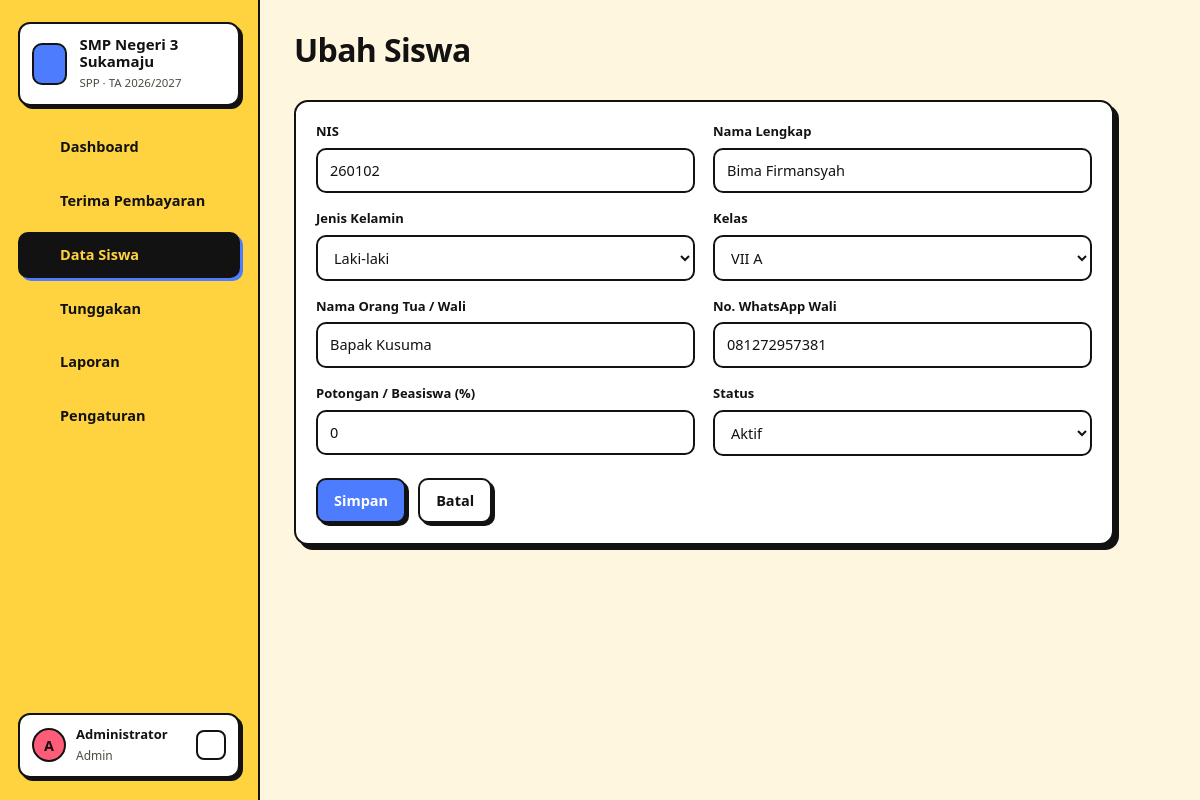
Screenshot of /index.php?page=siswa.form&id=2 (signed in) with the database file from the repository.
### tables this page shows
CREATE TABLE pengaturan (
  id INT PRIMARY KEY,
  nama_sekolah VARCHAR(150) NOT NULL,
  alamat VARCHAR(255),
  telepon VARCHAR(30),
  kepala_sekolah VARCHAR(100),
  bendahara VARCHAR(100),
  tanggal_jatuh_tempo TINYINT NOT NULL DEFAULT 10
);

CREATE TABLE tahun_ajaran (
  id INT AUTO_INCREMENT PRIMARY KEY,
  nama VARCHAR(20) NOT NULL UNIQUE,       
  tahun_mulai SMALLINT NOT NULL,          
  aktif TINYINT(1) NOT NULL DEFAULT 0
);

CREATE TABLE siswa (
  id INT AUTO_INCREMENT PRIMARY KEY,
  nis VARCHAR(20) NOT NULL UNIQUE,
  nama VARCHAR(100) NOT NULL,
  jk ENUM('L','P') NOT NULL,
  kelas_id INT,
  nama_wali VARCHAR(100),
  telp_wali VARCHAR(20),
  potongan_persen TINYINT NOT NULL DEFAULT 0,    
  status ENUM('aktif','lulus','keluar') NOT NULL DEFAULT 'aktif',
  created_at TIMESTAMP DEFAULT CURRENT_TIMESTAMP,
  FOREIGN KEY (kelas_id) REFERENCES kelas(id) ON DELETE SET NULL
);

CREATE TABLE kelas (
  id INT AUTO_INCREMENT PRIMARY KEY,
  nama VARCHAR(20) NOT NULL UNIQUE,
  tingkat TINYINT NOT NULL,
  wali_kelas VARCHAR(100)
);

### index.php (called while the page is built, shortened)
<?php
require __DIR__ . '/includes/bootstrap.php';
$routes = [
    'login'        => 'pages/login.php',
    'logout'       => 'pages/logout.php',
    'cek'          => 'pages/cek.php',
    'dashboard'    => 'pages/dashboard.php',
    'bayar'        => 'pages/bayar/index.php',
    'bayar.simpan' => 'pages/bayar/simpan.php',
    'bayar.batal'  => 'pages/bayar/batal.php',
    'kwitansi'     => 'pages/bayar/kwitansi.php',
    'siswa'        => 'pages/siswa/index.php',
    'siswa.form'   => 'pages/siswa/form.php',
    'siswa.kartu'  => 'pages/siswa/kartu.php',
    'tunggakan'    => 'pages/tunggakan.php',
    'laporan'      => 'pages/laporan.php',
    'master'       => 'pages/master.php',
];
$page = $_GET['page'] ?? 'dashboard';
require __DIR__ . '/' . $routes[$page];

### pages/siswa/form.php (the view, shortened to what this page needs)
<?php
$id = (int) ($_GET['id'] ?? 0);
$s = $id ? q('SELECT * FROM siswa WHERE id = ?', [$id])->fetch() : null;
$kelasList = q('SELECT * FROM kelas ORDER BY tingkat, nama')->fetchAll();
$data = $s ?: ['nis' => '', 'nama' => '', 'jk' => 'L', 'kelas_id' => $kelasList[0]['id'] ?? '', 'nama_wali' => '', 'telp_wali' => '', 'potongan_persen' => 0, 'status' => 'aktif'];
$title = $id ? 'Ubah Siswa' : 'Tambah Siswa';
require __DIR__ . '/../../includes/header.php';
?>
<form method="post" class="card" style="max-width:820px">
    <div class="card-body">
        <div class="form-grid">
            <div><label>NIS</label><input type="text" name="nis" value="<?= e($data['nis']) ?>" inputmode="numeric" required></div>
            <div><label>Nama Lengkap</label><input type="text" name="nama" value="<?= e($data['nama']) ?>" required></div>
            <div><label>Jenis Kelamin</label><select name="jk"><option value="L">Laki-laki</option><option value="P" <?= $data['jk'] === 'P' ? 'selected' : '' ?>>Perempuan</option></select></div>
            <div><label>Kelas</label><select name="kelas_id"><?php foreach ($kelasList as $k): ?><option value="<?= $k['id'] ?>" <?= $data['kelas_id'] == $k['id'] ? 'selected' : '' ?>><?= e($k['nama']) ?></option><?php endforeach; ?></select></div>
            <div><label>Nama Orang Tua / Wali</label><input type="text" name="nama_wali" value="<?= e($data['nama_wali']) ?>"></div>
            <div><label>No. WhatsApp Wali</label><input type="text" name="telp_wali" value="<?= e($data['telp_wali']) ?>"></div>
            <div><label>Potongan / Beasiswa (%)</label><input type="number" name="potongan_persen" value="<?= (int) $data['potongan_persen'] ?>" min="0" max="100"></div>
            <div><label>Status</label><select name="status"><?php foreach (['aktif', 'lulus', 'keluar'] as $o): ?><option value="<?= $o ?>" <?= $data['status'] === $o ? 'selected' : '' ?>><?= ucfirst($o) ?></option><?php endforeach; ?></select></div>
        </div>
        <div class="form-actions"><button class="btn btn-primary">Simpan</button><a class="btn" href="<?= url('siswa') ?>">Batal</a></div>
    </div>
</form>
<?php require __DIR__ . '/../../includes/footer.php'; ?>

### includes/header.php (shortened to what this page needs)
<?php
$menu = [
    ['dashboard', 'Dashboard', 'home'],
    ['bayar', 'Terima Pembayaran', 'wallet'],
    ['siswa', 'Data Siswa', 'users'],
    ['tunggakan', 'Tunggakan', 'alert'],
    ['laporan', 'Laporan', 'chart'],
];
if (user()['role'] === 'admin') $menu[] = ['master', 'Pengaturan', 'settings'];
$current = explode('.', $_GET['page'] ?? 'dashboard')[0];
$ta = tahun_ajaran_aktif();
?>
<!DOCTYPE html>
<html lang="id">
<head>
    <title><?= e($title ?? 'Dashboard') ?> · SPP <?= e(setting()['nama_sekolah']) ?></title>
    <link rel="stylesheet" href="assets/css/style.css">
</head>
<body>
<div class="layout">
    <aside class="sidebar" id="sidebar">
        <div class="brand">
            <span class="brand-mark"><?= icon('school', 22) ?></span>
            <div><strong><?= e(setting()['nama_sekolah']) ?></strong><small>SPP · TA <?= e($ta['nama'] ?? '-') ?></small></div>
        </div>
        <nav>
            <?php foreach ($menu as [$key, $label, $ic]): ?>
                <a href="<?= url($key) ?>" class="<?= $current === $key ? 'active' : '' ?>"><?= icon($ic) ?> <?= $label ?></a>
            <?php endforeach; ?>
        </nav>
        <div class="grow"></div>
        <div class="user-card">
            <span class="avatar"><?= e(strtoupper(substr(user()['nama'], 0, 1))) ?></span>
            <div class="grow"><strong><?= e(user()['nama']) ?></strong><small><?= e(ucfirst(user()['role'])) ?></small></div>
            <a href="<?= url('logout') ?>" class="icon-btn" title="Keluar"><?= icon('logout', 16) ?></a>
        </div>
    </aside>
    <main class="main">
        <header class="topbar">
            <h1><?= $titleHtml ?? e($title ?? 'Dashboard') ?></h1>
        </header>
        <div class="content">

### assets/css/style.css (style rules this page uses)
:root { --bg: #fff6e0; --paper: #ffffff; --ink: #121212; --muted: #4f4a42; --yellow: #ffd23f; --blue: #4d7cfe; --green: #2ec4a0; --red: #ff5c7a; --purple: #b892ff; --orange: #ff9f45; --b: 2.5px solid var(--ink); --shadow: 5px 5px 0 var(--ink); --shadow-sm: 3px 3px 0 var(--ink); --font: "Segoe UI", "Helvetica Neue", Arial, system-ui, sans-serif; }
* { box-sizing: border-box; }
body { margin: 0; background: var(--bg); color: var(--ink); font: 500 14.5px/1.5 var(--font); }
a { color: var(--ink); font-weight: 700; }
h1, h2, h3 { font-weight: 900; letter-spacing: -.02em; margin: 0; }
.layout { display: grid; grid-template-columns: 260px 1fr; min-height: 100vh; }
.sidebar { background: var(--yellow); border-right: var(--b); padding: 22px 18px; position: sticky; top: 0; height: 100vh; display: flex; flex-direction: column; gap: 18px; }
.brand { display: flex; gap: 12px; align-items: center; background: var(--paper); border: var(--b); box-shadow: var(--shadow-sm); padding: 12px; border-radius: 12px; }
.brand-mark { width: 42px; height: 42px; border: var(--b); border-radius: 10px; background: var(--blue); color: #fff; display: grid; place-items: center; }
.brand strong { display: block; font-weight: 900; font-size: 15px; line-height: 1.15; }
.brand small { font-size: 11.5px; color: var(--muted); }
.sidebar nav { display: flex; flex-direction: column; gap: 8px; }
.sidebar nav a { display: flex; align-items: center; gap: 10px; padding: 10px 12px; border: 2.5px solid transparent; border-radius: 10px; text-decoration: none; }
.sidebar nav a.active { background: var(--ink); color: var(--yellow); border-color: var(--ink); box-shadow: 3px 3px 0 var(--blue); }
.sidebar .grow { flex: 1; }
.user-card { border: var(--b); background: var(--paper); border-radius: 12px; padding: 10px 12px; display: flex; align-items: center; gap: 10px; box-shadow: var(--shadow-sm); }
.user-card .grow { flex: 1; min-width: 0; }
.user-card strong { display: block; font-size: 13px; }
.user-card small { font-size: 12px; color: var(--muted); }
.avatar { width: 34px; height: 34px; border-radius: 50%; border: var(--b); background: var(--red); display: grid; place-items: center; font-weight: 900; }
.main { min-width: 0; }
.topbar { display: flex; align-items: center; gap: 14px; padding: 26px 34px 6px; flex-wrap: wrap; }
.topbar h1 { font-size: 32px; flex: 1; }
.content { padding: 20px 34px 48px; }
.card { background: var(--paper); border: var(--b); border-radius: 14px; box-shadow: var(--shadow); }
.card-body { padding: 20px; }
.btn { display: inline-flex; align-items: center; gap: 8px; padding: 10px 16px; border: var(--b); border-radius: 10px; background: var(--paper); color: var(--ink); font: inherit; font-weight: 800; cursor: pointer; text-decoration: none; box-shadow: var(--shadow-sm); transition: transform .08s, box-shadow .08s; white-space: nowrap; }
.btn-primary { background: var(--blue); color: #fff; }
.icon-btn { background: var(--paper); border: 2px solid var(--ink); border-radius: 8px; padding: 5px; cursor: pointer; color: var(--ink); display: inline-grid; place-items: center; }
.form-grid { display: grid; grid-template-columns: 1fr 1fr; gap: 16px 18px; }
label { display: block; font-weight: 800; font-size: 13px; margin-bottom: 6px; }
input[type=text], input[type=number], input[type=date], input[type=password], input[type=search], select, textarea { width: 100%; padding: 10px 12px; border: var(--b); border-radius: 10px; font: inherit; background: var(--paper); color: var(--ink); }
.form-actions { display: flex; gap: 12px; margin-top: 22px; }

### rows the page displays
pengaturan: nama_sekolah "SMP Negeri 3 Sukamaju"
tahun_ajaran: nama "2026/2027"
siswa: nis "260102", nama "Bima Firmansyah", kelas_id "VII A", nama_wali "Bapak Kusuma", telp_wali "081272957381", potongan_persen "0", status "Aktif"

### other values shown
$label "Dashboard"
$label "Terima Pembayaran"
$label "Data Siswa"
$label "Tunggakan"
$label "Laporan"
$label "Pengaturan"
substr(user()['nama'], 0, 1) "A"
user()['nama'] "Administrator"
user()['role'] "Admin"
$titleHtml "Ubah Siswa"
